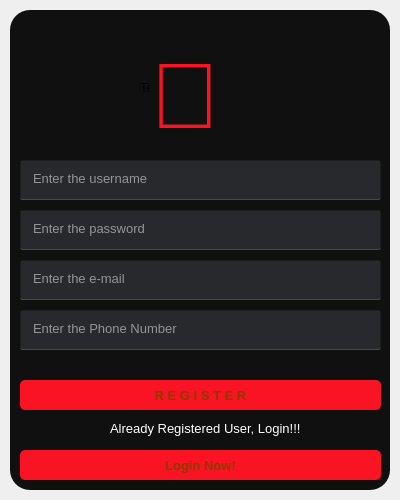
<?xml version="1.0" encoding="UTF-8"?>
<ui version="4.0">
 <class>Form</class>
 <widget class="QWidget" name="Form">
  <property name="geometry">
   <rect>
    <x>0</x>
    <y>0</y>
    <width>400</width>
    <height>500</height>
   </rect>
  </property>
  <property name="windowTitle">
   <string>Form</string>
  </property>
  <widget class="QWidget" name="b" native="true">
   <property name="geometry">
    <rect>
     <x>10</x>
     <y>10</y>
     <width>380</width>
     <height>480</height>
    </rect>
   </property>
   <property name="font">
    <font>
     <pointsize>10</pointsize>
    </font>
   </property>
   <property name="styleSheet">
    <string notr="true">background-color:rgba(16,16,16,255);
border-radius:20px;</string>
   </property>
   <widget class="QLineEdit" name="tb3">
    <property name="geometry">
     <rect>
      <x>10</x>
      <y>150</y>
      <width>361</width>
      <height>40</height>
     </rect>
    </property>
    <property name="font">
     <font>
      <pointsize>10</pointsize>
     </font>
    </property>
    <property name="styleSheet">
     <string notr="true">background-color:rgba(47,49,52,200);
color:rgb(255,255,255);
border-radius:2px;
padding-left:10px;
border:1px solid rgba(0,0,0,0);
border-bottom-color:rgba(46,82,101,255);
padding-bottom: 3px;
</string>
    </property>
    <property name="placeholderText">
     <string>Enter the username</string>
    </property>
   </widget>
   <widget class="QLineEdit" name="tb4">
    <property name="geometry">
     <rect>
      <x>10</x>
      <y>200</y>
      <width>361</width>
      <height>40</height>
     </rect>
    </property>
    <property name="font">
     <font>
      <pointsize>10</pointsize>
     </font>
    </property>
    <property name="styleSheet">
     <string notr="true">background-color:rgba(47,49,52,200);
color:rgb(255,255,255);
border-radius:2px;
padding-left:10px;
border:1px solid rgba(0,0,0,0);
border-bottom-color:rgba(46,82,101,255);
padding-bottom: 3px;
</string>
    </property>
    <property name="echoMode">
     <enum>QLineEdit::Password</enum>
    </property>
    <property name="placeholderText">
     <string>Enter the password</string>
    </property>
   </widget>
   <widget class="QPushButton" name="b3">
    <property name="geometry">
     <rect>
      <x>10</x>
      <y>370</y>
      <width>361</width>
      <height>30</height>
     </rect>
    </property>
    <property name="font">
     <font>
      <pointsize>10</pointsize>
      <weight>75</weight>
      <bold>true</bold>
     </font>
    </property>
    <property name="styleSheet">
     <string notr="true">QPushButton#b3{
background-color:rgb(249,19,35);
color:rgb(135,60,0);
border-radius:5px;
}

QPushButton#b3:hover{
background-color:rgb(255,255,255);
}</string>
    </property>
    <property name="text">
     <string>R E G I S T E R</string>
    </property>
   </widget>
   <widget class="QLabel" name="label">
    <property name="geometry">
     <rect>
      <x>130</x>
      <y>70</y>
      <width>47</width>
      <height>14</height>
     </rect>
    </property>
    <property name="text">
     <string>TextLabel</string>
    </property>
   </widget>
   <widget class="QLabel" name="label_4">
    <property name="geometry">
     <rect>
      <x>140</x>
      <y>30</y>
      <width>101</width>
      <height>111</height>
     </rect>
    </property>
    <property name="font">
     <font>
      <pointsize>70</pointsize>
     </font>
    </property>
    <property name="styleSheet">
     <string notr="true">color: rgb(249,19,35);</string>
    </property>
    <property name="text">
     <string></string>
    </property>
   </widget>
   <widget class="QLabel" name="label_6">
    <property name="geometry">
     <rect>
      <x>100</x>
      <y>410</y>
      <width>191</width>
      <height>16</height>
     </rect>
    </property>
    <property name="font">
     <font>
      <pointsize>10</pointsize>
     </font>
    </property>
    <property name="styleSheet">
     <string notr="true">color:rgb(255,255,255);
</string>
    </property>
    <property name="text">
     <string>Already Registered User, Login!!!</string>
    </property>
   </widget>
   <widget class="QPushButton" name="b4">
    <property name="geometry">
     <rect>
      <x>10</x>
      <y>440</y>
      <width>361</width>
      <height>30</height>
     </rect>
    </property>
    <property name="font">
     <font>
      <pointsize>10</pointsize>
      <weight>75</weight>
      <bold>true</bold>
     </font>
    </property>
    <property name="styleSheet">
     <string notr="true">QPushButton#b4{
background-color:rgb(249,19,35);
color:rgb(135,60,0);
border-radius:5px;
}

QPushButton#b4:hover{
background-color:rgb(255,255,255);
}</string>
    </property>
    <property name="text">
     <string>Login Now!</string>
    </property>
   </widget>
   <widget class="QLineEdit" name="tb5">
    <property name="geometry">
     <rect>
      <x>10</x>
      <y>250</y>
      <width>361</width>
      <height>40</height>
     </rect>
    </property>
    <property name="font">
     <font>
      <pointsize>10</pointsize>
     </font>
    </property>
    <property name="styleSheet">
     <string notr="true">background-color:rgba(47,49,52,200);
color:rgb(255,255,255);
border-radius:2px;
padding-left:10px;
border:1px solid rgba(0,0,0,0);
border-bottom-color:rgba(46,82,101,255);
padding-bottom: 3px;
</string>
    </property>
    <property name="echoMode">
     <enum>QLineEdit::Normal</enum>
    </property>
    <property name="placeholderText">
     <string>Enter the e-mail</string>
    </property>
   </widget>
   <widget class="QLineEdit" name="tb6">
    <property name="geometry">
     <rect>
      <x>10</x>
      <y>300</y>
      <width>361</width>
      <height>40</height>
     </rect>
    </property>
    <property name="font">
     <font>
      <pointsize>10</pointsize>
     </font>
    </property>
    <property name="styleSheet">
     <string notr="true">background-color:rgba(47,49,52,200);
color:rgb(255,255,255);
border-radius:2px;
padding-left:10px;
border:1px solid rgba(0,0,0,0);
border-bottom-color:rgba(46,82,101,255);
padding-bottom: 3px;
</string>
    </property>
    <property name="echoMode">
     <enum>QLineEdit::Normal</enum>
    </property>
    <property name="placeholderText">
     <string>Enter the Phone Number</string>
    </property>
   </widget>
  </widget>
 </widget>
 <resources/>
 <connections/>
</ui>
